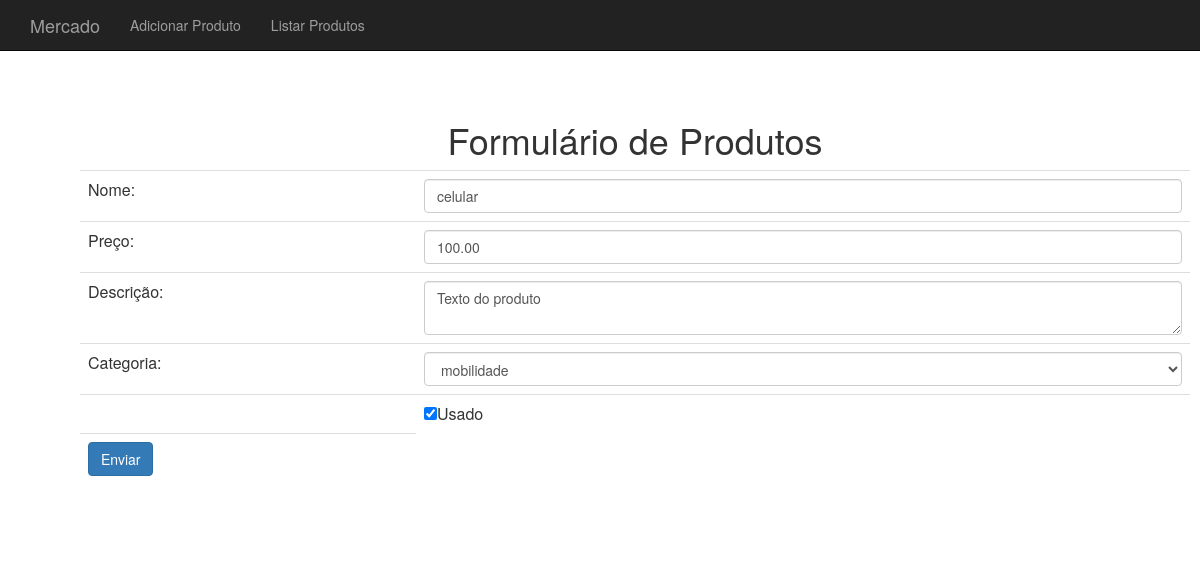
The app's page /produto-altera-formulario.php?id=7 with its own data.
### tables this page shows
CREATE TABLE `produtos` (
  `id` int(11) NOT NULL,
  `nome` varchar(255) DEFAULT NULL,
  `preco` decimal(10,2) DEFAULT NULL,
  `descricao` text,
  `categoria_id` int(11) DEFAULT NULL,
  `usado` tinyint(1) DEFAULT '0'
);

### banco-produto.php (called while the page is built, shortened)
<?php
function buscaProdutos($conexao, $id){
	$query = "select * from produtos where id = {$id}";
	$resultado = mysqli_query($conexao, $query);
	return mysqli_fetch_assoc($resultado);
}
?>

### banco-categoria.php (called while the page is built)
<?php
function listaCategorias($conexao){
	$categorias = array();
	$resultado = mysqli_query($conexao, "select * from categorias");
	while($categoria = mysqli_fetch_assoc($resultado)){
		array_push($categorias, $categoria);
	}
	return $categorias;
}
?>

### produto-altera-formulario.php (the view, shortened to what this page needs)
<?php include("cabecalho.php"); ?>
<?php include("banco-categoria.php"); ?>
<?php include("banco-produto.php"); ?>
<?php include("conecta.php"); ?>
<?php
$id = $_GET["id"];
$produto = buscaProdutos($conexao, $id);
$categorias =listaCategorias($conexao);
$usado = $produto['usado'] ? "checked='checked'" : "";
?>
			<h1>Formulário de Produtos</h1>
			<table class="table">
			<form action="altera-produto.php" method="post">
			<tr>
			<td>Nome:</td>
			<td><input class="form-control" type="text" name="nome" value="<?php echo $produto['nome'];?>"></td>
			</tr>
			<tr>
			<td>Preço:</td>
			<td><input class="form-control" type="number" name="preco" value="<?php echo $produto['preco'];?>"></td>
			</tr>
			<tr>
			<td>Descrição:</td>
			<td><textarea name="descricao" class="form-control"><?php echo $produto['descricao'];?>
			</textarea></td>
			</tr>
			<tr>
			<td>Categoria:</td>
			<td>
				<select name="categoria_id" class="form-control">
			<?php foreach($categorias as $categoria):?>
				<?php
				$essaEhcategoria = $produto['categoria_id'] == $categoria['id'];
				$selecao = $essaEhcategoria ? "selected='selected'" : "";
				?>
				<option value="<?php echo $categoria['id'];?>" <?php echo $selecao;?>>
						<?php echo $categoria["nome"];?>
					</option>
			<?php endforeach;?>
				</select>
			</td>
			</tr>
			<tr>
			<td></td>
			<td><input type="checkbox" name="usado" value="true" <?php echo $usado;?>>Usado</td>
			</tr>
			<tr>
			<td><input class="btn btn-primary" type="submit"  value="Enviar"></td>
			</tr>
			</form>
			</table>
<?php include("rodape.php"); ?>

### css/mercado.css (style rules this page uses)
body { padding: 50px; }

### records on screen
produtos: nome "celular", preco "100.00", descricao "Texto do produto"

### other values on screen
form field categoria_id "mobilidade"
